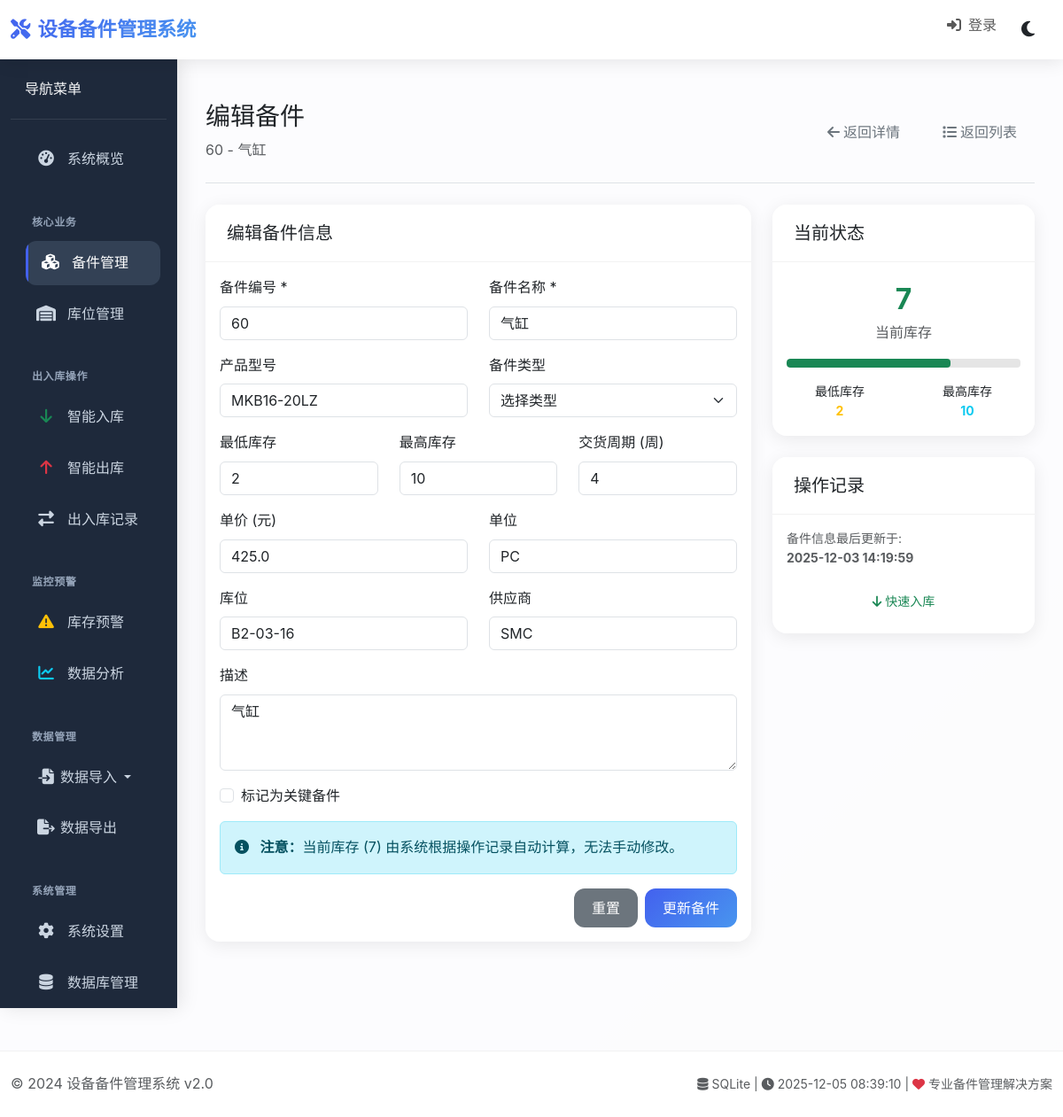
The app's page /part/1/edit with its own data.
### tables this page shows
CREATE TABLE spare_parts (
                id INTEGER PRIMARY KEY AUTOINCREMENT,
                part_no TEXT UNIQUE NOT NULL,
                name TEXT NOT NULL,
                type TEXT,
                product_model TEXT,
                current_stock INTEGER DEFAULT 0,
                min_stock INTEGER DEFAULT 0,
                max_stock INTEGER DEFAULT 0,
                key_part BOOLEAN DEFAULT FALSE,
                lt_weeks INTEGER DEFAULT 0,
                unit_price REAL DEFAULT 0.0,
                unit TEXT DEFAULT '个',
                location TEXT,
                supplier TEXT,
                description TEXT,
                created_date TIMESTAMP DEFAULT CURRENT_TIMESTAMP,
                updated_date TIMESTAMP DEFAULT CURRENT_TIMESTAMP,
                FOREIGN KEY (location) REFERENCES locations(location_code)
            );

### routes/parts_routes.py (the view, shortened to what this page needs)
    @app.route('/part/<int:part_id>/edit', methods=['GET', 'POST'])
    def edit_part(part_id):
        part = get_spare_part_by_id(part_id)
        if not part:
            flash('备件不存在', 'danger')
            return redirect(url_for('parts_list'))
        return render_template('edit_part.html', part=part)

### models/database.py (called while the page is built)
def get_spare_part_by_id(part_id):
    db_manager = DatabaseManager()
    with db_manager.get_connection() as conn:
        cursor = conn.execute('SELECT * FROM spare_parts WHERE id = ?', (part_id,))
        return cursor.fetchone()

    def _init_db(self):
        os.makedirs(os.path.dirname(self.db_path) if os.path.dirname(self.db_path) else '.', exist_ok=True)
        with self._get_raw_connection() as conn:
            conn.execute("PRAGMA foreign_keys = ON")
            conn.execute("PRAGMA journal_mode = WAL")
            conn.execute("PRAGMA synchronous = NORMAL")
            conn.execute("PRAGMA cache_size = 100000")
            conn.execute("PRAGMA temp_store = MEMORY")
            conn.execute("PRAGMA mmap_size = 268435456")
            conn.execute("PRAGMA page_size = 4096")
            conn.execute("PRAGMA busy_timeout = 10000")

    @contextmanager
    def _get_raw_connection(self):
        conn = None
        try:
            conn = sqlite3.connect(
                self.db_path,
                timeout=30.0,
                check_same_thread=False,
                isolation_level=None
            )
            conn.row_factory = sqlite3.Row
            yield conn
        finally:
            if conn:
                conn.close()

### templates/edit_part.html (shortened to what this page needs)
{% extends "base.html" %}
{% block content %}
<div class="d-flex justify-content-between flex-wrap flex-md-nowrap align-items-center pt-3 pb-4 mb-4 border-bottom">
    <div>
        <h1 class="h3 mb-2">编辑备件</h1>
        <p class="text-muted mb-0">{{ part[1] }} - {{ part[2] }}</p>
    </div>
    <div class="btn-toolbar mb-2 mb-md-0">
        <a href="{{ url_for('part_detail', part_id=part[0]) }}" class="btn btn-outline-secondary me-2">
            <i class="fas fa-arrow-left me-1"></i>返回详情
        </a>
        <a href="{{ url_for('parts_list') }}" class="btn btn-outline-secondary">
            <i class="fas fa-list me-1"></i>返回列表
        </a>
    </div>
</div>
<div class="row">
    <div class="col-lg-8">
        <div class="card">
            <div class="card-header">
                <h5 class="card-title mb-0">编辑备件信息</h5>
            </div>
            <div class="card-body">
                <form method="post">
                    <div class="row">
                        <div class="col-md-6">
                            <div class="mb-3">
                                <label class="form-label">备件编号 *</label>
                                <input type="text" class="form-control" name="part_no" required
                                       value="{{ part[1] }}">
                            </div>
                        </div>
                        <div class="col-md-6">
                            <div class="mb-3">
                                <label class="form-label">备件名称 *</label>
                                <input type="text" class="form-control" name="name" required
                                       value="{{ part[2] }}">
                            </div>
                        </div>
                    </div>
                    <div class="row">
                        <div class="col-md-6">
                            <div class="mb-3">
                                <label class="form-label">产品型号</label>
                                <input type="text" class="form-control" name="type"
                                       value="{{ part[3] or '' }}" placeholder="产品具体型号">
                            </div>
                        </div>
                        <div class="col-md-6">
                            <div class="mb-3">
                                <label class="form-label">备件类型</label>
                                <select class="form-select" name="product_model">
                                    <option value="">选择类型</option>
                                </select>
                            </div>
                        </div>
                    </div>
                    <div class="row">
                        <div class="col-md-4">
                            <div class="mb-3">
                                <label class="form-label">最低库存</label>
                                <input type="number" class="form-control" name="min_stock"
                                       value="{{ part[6] }}" min="0">
                            </div>
                        </div>
                        <div class="col-md-4">
                            <div class="mb-3">
                                <label class="form-label">最高库存</label>
                                <input type="number" class="form-control" name="max_stock"
                                       value="{{ part[7] }}" min="0">
                            </div>
                        </div>
                        <div class="col-md-4">
                            <div class="mb-3">
                                <label class="form-label">交货周期 (周)</label>
                                <input type="number" class="form-control" name="lt_weeks"
                                       value="{{ part[9] }}" min="0">
                            </div>
                        </div>
                    </div>
                    <div class="row">
                        <div class="col-md-6">
                            <div class="mb-3">
                                <label class="form-label">单价 (元)</label>
                                <input type="number" class="form-control" name="unit_price"
                                       step="0.01" min="0" value="{{ part[10] }}">
                            </div>
                        </div>
                        <div class="col-md-6">
                            <div class="mb-3">
                                <label class="form-label">单位</label>
                                <input type="text" class="form-control" name="unit"
                                       value="{{ part[11] or '' }}" placeholder="如：个、件、套">
                            </div>
                        </div>
                    </div>
                    <div class="row">
                        <div class="col-md-6">
                            <div class="mb-3">
                                <label class="form-label">库位</label>
                                <input type="text" class="form-control" name="location"
                                       value="{{ part[12] or '' }}" placeholder="库位代码">
                            </div>
                        </div>
                        <div class="col-md-6">
                            <div class="mb-3">
                                <label class="form-label">供应商</label>
                                <input type="text" class="form-control" name="supplier"
                                       value="{{ part[13] or '' }}" placeholder="供应商名称">
                            </div>
                        </div>
                    </div>
                    <div class="mb-3">
                        <label class="form-label">描述</label>
                        <textarea class="form-control" name="description" rows="3">{{ part[14] or '' }}</textarea>
                    </div>
                    <div class="mb-3 form-check">
                        <input type="checkbox" class="form-check-input" name="key_part" value="true"
                               {% if part[8] %}checked{% endif %}>
                        <label class="form-check-label">标记为关键备件</label>
                    </div>
                    <div class="alert alert-info">
                        <i class="fas fa-info-circle me-2"></i>
                        <strong>注意：</strong>当前库存 ({{ part[5] }}) 由系统根据操作记录自动计算，无法手动修改。
                    </div>
                    <div class="d-flex justify-content-end">
                        <button type="reset" class="btn btn-secondary me-2">重置</button>
                        <button type="submit" class="btn btn-primary">更新备件</button>
                    </div>
                </form>
            </div>
        </div>
    </div>
    <div class="col-lg-4">
        <div class="card mb-4">
            <div class="card-header">
                <h5 class="card-title mb-0">当前状态</h5>
            </div>
            <div class="card-body">
                <div class="text-center mb-3">
                    <div class="fs-2 fw-bold {% if part[5] <= part[6] %}text-danger{% elif part[5] <= part[6] * 1.2 %}text-warning{% else %}text-success{% endif %}">
                        {{ part[5] }}
                    </div>
                    <div class="text-muted">当前库存</div>
                </div>
                <div class="progress mb-3" style="height: 10px;">
                    {% set progress_percent = (part[5] / part[7] * 100) if part[7] > 0 else 0 %}
                    <div class="progress-bar
                        {% if part[5] <= part[6] %}bg-danger
                        {% elif part[5] <= part[6] * 1.2 %}bg-warning
                        {% else %}bg-success{% endif %}"
                         style="width: {{ progress_percent }}%">
                    </div>
                </div>
                <div class="row text-center small">
                    <div class="col-6">
                        <div>最低库存</div>
                        <div class="fw-bold text-warning">{{ part[6] }}</div>
                    </div>
                    <div class="col-6">
                        <div>最高库存</div>
                        <div class="fw-bold text-info">{{ part[7] }}</div>
                    </div>
                </div>
            </div>
        </div>
        <div class="card">
            <div class="card-header">
                <h5 class="card-title mb-0">操作记录</h5>
            </div>
            <div class="card-body">
                <p class="small text-muted">
                    备件信息最后更新于:<br>
                    <strong>{{ part[16] }}</strong>
                </p>
                <div class="d-grid">
                    <a href="{{ url_for('smart_inbound') }}?part_no={{ part[1] }}" class="btn btn-outline-success btn-sm">
                        <i class="fas fa-arrow-down me-1"></i>快速入库
                    </a>
                </div>
            </div>
        </div>
    </div>
</div>
{% endblock %}

### templates/base.html (style rules this page uses)
:root { --primary: #4361ee; --primary-dark: #3a56d4; --secondary: #6c757d; --success: #4cc9f0; --info: #4895ef; --warning: #f72585; --danger: #e63946; --light: #f8f9fa; --dark: #212529; --sidebar-bg: #1e293b; --sidebar-hover: #334155; --card-shadow: 0 4px 20px rgba(0,0,0,0.08); --transition: all 0.3s cubic-bezier(0.4, 0, 0.2, 1); }
body { font-family: -apple-system, BlinkMacSystemFont, 'Segoe UI', 'Microsoft YaHei', Roboto, Oxygen, Ubuntu, Cantarell, 'Open Sans', 'Helvetica Neue', sans-serif; background: linear-gradient(135deg, #667eea 0%, #764ba2 100%); min-height: 100vh; line-height: 1.6; font-weight: 400; }
.card { border: none; border-radius: 1rem; box-shadow: var(--card-shadow); transition: var(--transition); background: rgba(255, 255, 255, 0.95); margin-bottom: 1.5rem; overflow: hidden; }
.card-header { background: rgba(255, 255, 255, 0.9); border-bottom: 1px solid rgba(0,0,0,0.05); padding: 1.25rem 1.5rem; font-weight: 600; }
.btn { border-radius: 0.75rem; font-weight: 500; padding: 0.625rem 1.25rem; transition: var(--transition); border: none; }
.btn-primary { background: linear-gradient(135deg, var(--primary), var(--info)); }
.progress { height: 8px; border-radius: 4px; background: rgba(0,0,0,0.1); }
.progress-bar { border-radius: 4px; }

### records on screen
spare_parts: part_no "60", name "气缸", type "MKB16-20LZ", min_stock "2", max_stock "10", lt_weeks "4", unit_price "425.0", unit "PC", location "B2-03-16", supplier "SMC", description "气缸", current_stock "7", updated_date "2025-12-03 14:19:59"
